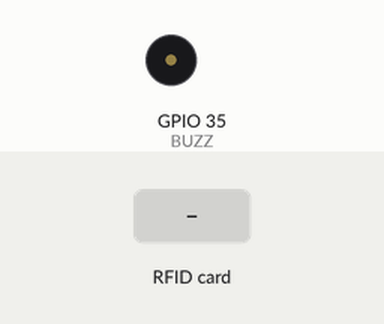
Bench run of a program on a simulated ESP32-S2. Parts: buzzer (waves = sounding, pin HIGH). The inputs (shaded band) are chosen by the test bench. WiFi joins after 1.5 s; servers stay silent unless stated; uploads are accepted with an empty reply; the local clock reads 2024-03-15 10:24:30 at power-on unless the program sets it; what the program prints to the serial monitor is not drawn.

Above: at 6.0 s.
6.1 s: RFID card 12 34 56 78 held to the reader
At 6.11 s:
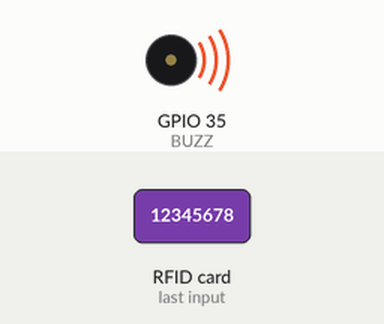
7.6 s: RFID card 5E 7A 19 C4 held to the reader
At 7.88 s:
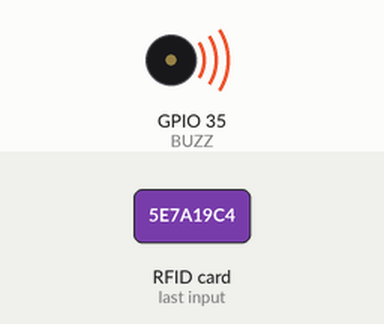
Timing chart, 0 to 10.6 s (numbered marks = the images above; inputs shaded):
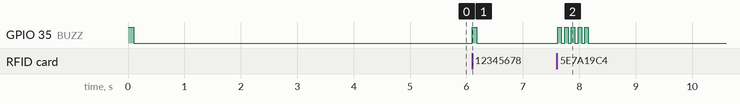

Measured:
- after the input at 6.1 s, GPIO 35 (BUZZ): LOW → HIGH at once, → LOW 0.08 s later
- after the input at 7.6 s, GPIO 35 (BUZZ): alternates HIGH for 0.06 s and LOW for 0.06 s, 10 changes in all, then stays LOW, starting at once

The program:

main.cpp
```cpp
#include <Arduino.h>
#include <SPI.h>
#include <MFRC522.h>
#include <WiFi.h>
#include <WiFiClientSecure.h>
#include <HTTPClient.h>
#include <ArduinoJson.h>
#include <map>
#include <time.h>

// ── Thư viện WiFiManager (Tự động kết nối/Cài đặt WiFi) ────
#include <WiFiManager.h>

// ── Pin config ─────────────────────────────────────────────
#define SCK  7
#define MISO 9
#define MOSI 11
#define SS   5
#define RST  33
#define BUZZ 35

// LINK Firebase
#define FIREBASE_URL "https://edutrack-6db11-default-rtdb.firebaseio.com/attendance_logs.json"

// ── Cấu hình Thời gian thực (NTP) cho Việt Nam ─────────────
const char* ntpServer = "pool.ntp.org";
const long  gmtOffset_sec = 7 * 3600; // GMT+7 (Việt Nam)
const int   daylightOffset_sec = 0;

// ══════════════════════════════════════════════════════════
// ANTI-PASSBACK & COOLDOWNS
// ══════════════════════════════════════════════════════════
#define ANTI_TIME_MS 3000UL        // Cooldown chống quẹt đúp vô ý cho từng thẻ
#define SESSION_TIMEOUT_MS 14400000UL // Hết hạn phiên tự động reset (4 tiếng)
#define READER_COOLDOWN_MS 3000UL   // Khóa đầu đọc toàn hệ thống để chống quẹt hộ liên tục

unsigned long lastReaderSwipeTime = 0; // Lưu mốc thời gian lần quẹt thẻ cuối cùng

enum CardState { OUTSIDE, INSIDE };
struct CardRecord {
  CardState     state       = OUTSIDE;
  unsigned long checkinTime = 0;
};
std::map<String, CardRecord> cardDB;

MFRC522 mfrc522(SS, RST);

// ══════════════════════════════════════════════════════════
// Buzzer & Helpers
// ══════════════════════════════════════════════════════════
void tick(int count, int ms) {
  while (count--) {
    digitalWrite(BUZZ, HIGH); delay(ms);
    digitalWrite(BUZZ, LOW);  delay(ms);
  }
}
void buzz_checkin()    { tick(1,  80); }
void buzz_checkout()   { tick(2,  80); }
void buzz_apb()        { tick(5,  60); }

String uidToString(byte* buf, byte len) {
  String s = "";
  for (byte i = 0; i < len; i++) {
    if (buf[i] < 0x10) s += "0";
    s += String(buf[i], HEX);
  }
  s.toUpperCase();
  return s;
}

// ══════════════════════════════════════════════════════════
// Lấy thời gian thực dạng chuỗi (VD: 15:30:45 18/05/2026)
// ══════════════════════════════════════════════════════════
String get_current_time_string() {
  struct tm timeinfo;
  if (!getLocalTime(&timeinfo)) {
    return "Khong_xac_dinh";
  }
  char timeStringBuff[50];
  strftime(timeStringBuff, sizeof(timeStringBuff), "%H:%M:%S %d/%m/%Y", &timeinfo);
  return String(timeStringBuff);
}

// ══════════════════════════════════════════════════════════
// WiFi & WiFiManager
// ══════════════════════════════════════════════════════════
void wifi_connect() {
  WiFiManager wm;
  // BỎ COMMENT dòng dưới đây nếu bạn muốn MẠCH QUÊN WIFI ĐÃ LƯU để test cài đặt lại
  // wm.resetSettings();

  Serial.println("[WiFi] Dang ket noi hoac tao mang Setup (EduTrack_Setup)...");

  // Tạo trạm phát Wi-Fi tên là "EduTrack_Setup" với mật khẩu "12345678"
  // Lệnh autoConnect sẽ cố vào Wi-Fi cũ trước. Nếu không được, nó mở AP chờ bạn cấu hình.
  bool res = wm.autoConnect("EduTrack_Setup", "12345678");

  if(!res) {
    Serial.println("[WiFi] Loi: Khong the ket noi! Dang khoi dong lai...");
    delay(3000);
    ESP.restart(); // Khởi động lại mạch nếu kết nối thất bại
  }
  else {
    Serial.println("\n[WiFi] Da ket noi WiFi thanh cong!");
    Serial.print("[WiFi] IP: ");
    Serial.println(WiFi.localIP());
  }
}

// ══════════════════════════════════════════════════════════
// FIREBASE HTTP POST (Gửi kèm thời gian thực dạng chữ)
// ══════════════════════════════════════════════════════════
void send_event(const String& uid, const char* event, unsigned long duration_s) {
  if (WiFi.status() != WL_CONNECTED) {
    Serial.println("[FIREBASE] Lỗi: Chưa kết nối WiFi");
    return;
  }

  WiFiClientSecure client;
  client.setInsecure();

  HTTPClient http;
  http.begin(client, FIREBASE_URL);
  http.addHeader("Content-Type", "application/json");

  // Lấy giờ thực tế
  String thoi_gian_thuc = get_current_time_string();

  DynamicJsonDocument doc(512);
  doc["ma_the"]     = uid;
  doc["trang_thai"] = event;
  doc["phong_hoc"]  = "A101";

  if (strcmp(event, "CHECK_IN") == 0) {
    doc["thoi_gian_check_in"] = thoi_gian_thuc;
  }
  else if (strcmp(event, "CHECK_OUT") == 0) {
    doc["thoi_gian_check_out"] = thoi_gian_thuc;
    doc["thoi_luong_hoc(giay)"] = duration_s;
  }
  else {
    doc["thoi_gian_vi_pham"] = thoi_gian_thuc;
  }

  String body;
  serializeJson(doc, body);

  int code = http.POST(body);

  if (code > 0) {
    Serial.printf("[FIREBASE] Gửi thành công: %s → %s | HTTP %d\n", uid.c_str(), event, code);
  } else {
    Serial.printf("[FIREBASE] Lỗi gửi dữ liệu: %s\n", http.errorToString(code).c_str());
  }

  http.end();
}

// ══════════════════════════════════════════════════════════
// XỬ LÝ MÁY TRẠNG THÁI FSM TRÊN ĐẦU ĐỌC ĐƠN (Tối ưu hóa & Auto-Reset)
// ══════════════════════════════════════════════════════════
void handle_single_reader(const String& uid) {
  buzz_checkin(); // Bíp ngắn báo hiệu đã nhận diện thẻ thành công
  Serial.println("[RFID] Đã quẹt thẻ. Gửi yêu cầu chờ xác thực khuôn mặt lên Firebase...");

  if (WiFi.status() != WL_CONNECTED) {
    Serial.println("[FIREBASE] Lỗi: Chưa kết nối WiFi");
    return;
  }

  WiFiClientSecure client;
  client.setInsecure();

  HTTPClient http;
  // Sử dụng PUT để ghi đè dữ liệu thẻ chờ điểm danh hiện tại
  http.begin(client, "https://edutrack-6db11-default-rtdb.firebaseio.com/pending_swipe.json");
  http.addHeader("Content-Type", "application/json");

  String thoi_gian_thuc = get_current_time_string();

  DynamicJsonDocument doc(512);
  doc["uid"] = uid;
  doc["thoi_gian_quet"] = thoi_gian_thuc;
  doc["timestamp"] = millis();

  String body;
  serializeJson(doc, body);

  int code = http.PUT(body);

  if (code > 0) {
    Serial.printf("[FIREBASE] Đã gửi thông tin thẻ chờ thành công: %s | HTTP %d\n", uid.c_str(), code);
  } else {
    Serial.printf("[FIREBASE] Lỗi gửi thẻ chờ: %s (HTTP %d)\n", http.errorToString(code).c_str(), code);
  }

  http.end();
}

// ══════════════════════════════════════════════════════════
// Setup & Loop
// ══════════════════════════════════════════════════════════
void setup() {
  Serial.begin(9600);
  pinMode(BUZZ, OUTPUT);
  tick(1, 100);
  delay(1000);

  SPI.begin(SCK, MISO, MOSI, SS);
  mfrc522.PCD_Init();
  delay(4);

  // Kích hoạt kết nối WiFi thông minh (WiFiManager)
  wifi_connect();

  // Khởi tạo và đồng bộ thời gian từ Internet
  Serial.println("[SYS] Dang dong bo thoi gian thuc tu Internet...");
  configTime(gmtOffset_sec, daylightOffset_sec, ntpServer);
  delay(2000); // Chờ 2 giây để mạch lấy giờ

  Serial.println("[SYS] EduTrack System + NTP Ready.");
  Serial.println("[SYS] Che do: 1 READER (Tu dong Vao/Ra)");
}

void loop() {
  if (!mfrc522.PICC_IsNewCardPresent() || !mfrc522.PICC_ReadCardSerial()) return;

  unsigned long now = millis();
  // 3. Khóa toàn đầu đọc trong READER_COOLDOWN_MS giây để chống quẹt hộ liên tục
  if (now - lastReaderSwipeTime < READER_COOLDOWN_MS) {
    buzz_apb();
    Serial.println("[WARNING] Đầu đọc đang khóa cooldown! Vui lòng đợi...");
    mfrc522.PICC_HaltA();
    mfrc522.PCD_StopCrypto1();
    return;
  }

  lastReaderSwipeTime = now;
  String uid = uidToString(mfrc522.uid.uidByte, mfrc522.uid.size);
  Serial.println("\n[RFID] UID: " + uid);

  handle_single_reader(uid);

  mfrc522.PICC_HaltA();
  mfrc522.PCD_StopCrypto1();
}
```
